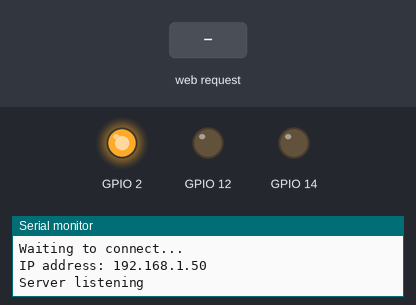
Recording of a sketch running on a simulated ESP8266 (NodeMCU). Parts: output pins drawn as LEDs (lit = HIGH), the last lines printed to the serial monitor. The inputs (shaded band) are chosen by the test bench. WiFi joins after 1.5 s; servers stay silent unless stated.

Above: at 2.7 s.
2.8 s: HTTP request GET /body?v_right=1 received
At 3.6 s:
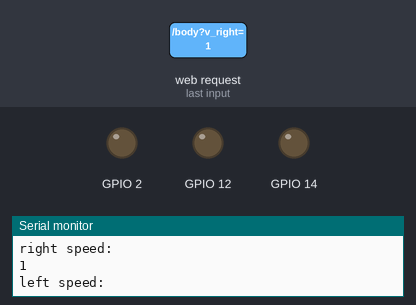
4.3 s: HTTP request GET /body?v_right=120 received
At 4.7 s:
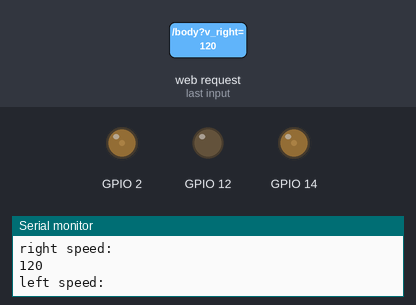
5.8 s: HTTP request GET /body?v_right=120&v_left=120 received
At 7.0 s:
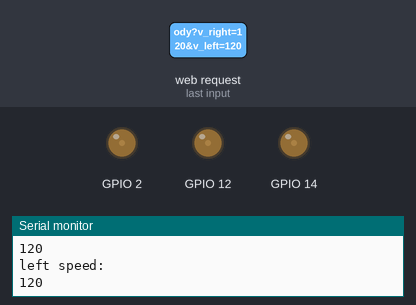
Timing chart, 0 to 8.8 s (numbered marks = the images above; inputs shaded):
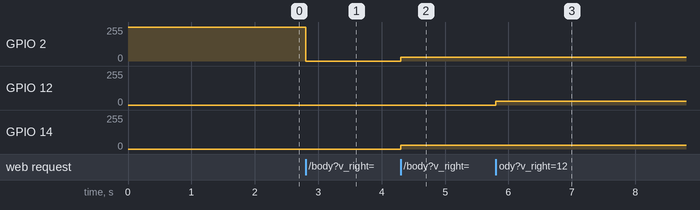

Measured:
- after the input at 2.8 s, GPIO 2: 255/255 → 0/255 at once
- after the input at 4.3 s, GPIO 2, GPIO 14: 0/255 → 29/255 at once
- after the input at 5.8 s, GPIO 12: 0/255 → 29/255 at once

The sketch:

http_post_esp8266.ino
```cpp
#include <ESP8266WiFi.h>
#include <ESP8266WebServer.h>

ESP8266WebServer server(80);

const char* ssid = "Dell";
const char* password = "Antonioo";

void setup() {
    pinMode(2, OUTPUT);
    analogWrite(2,1023);

    Serial.begin(115200);
    WiFi.begin(ssid, password);  //Connect to the WiFi network
    IPAddress ip(192,168,137,200);
    IPAddress gateway(192,168,137,1);
    IPAddress subnet(255,255,255,0);
    WiFi.config(ip, gateway, subnet);

    while (WiFi.status() != WL_CONNECTED) {  //Wait for connection
        delay(500);
        Serial.println("Waiting to connect...");
    }

    Serial.print("IP address: ");
    Serial.println(WiFi.localIP());  //Print the local IP

    server.on("/body", handleBody); //Associate the handler function to the path

    server.begin(); //Start the server
    Serial.println("Server listening");

}

void loop() {
    server.handleClient(); //Handling of incoming requests
}

void handleBody() { //Handler for the body path
  if (server.hasArg("v_right")== false){ //Check if body received
        server.send(200, "text/plain", "Body not received");
        return;
  }

  String pwm_str_right = server.arg("v_right");
  int pwm_value_right=pwm_str_right.toInt();
  String pwm_str_left = server.arg("v_left");
  int pwm_value_left=pwm_str_left.toInt();

  analogWrite(2,pwm_value_right);
  analogWrite(14,pwm_value_right);
  analogWrite(12,pwm_value_left);
  /*
  if(server.arg("plain")=="centro"){
    analogWrite(2, 512);
  }else{
    analogWrite(2,1023);
  }*/

  String message = "right speed:\n";
         message += server.arg("v_right");
         message += "\n";
         message += "left speed:\n";
         message += server.arg("v_left");

  server.send(200, "text/plain", message);
  Serial.println(message);
}
```
